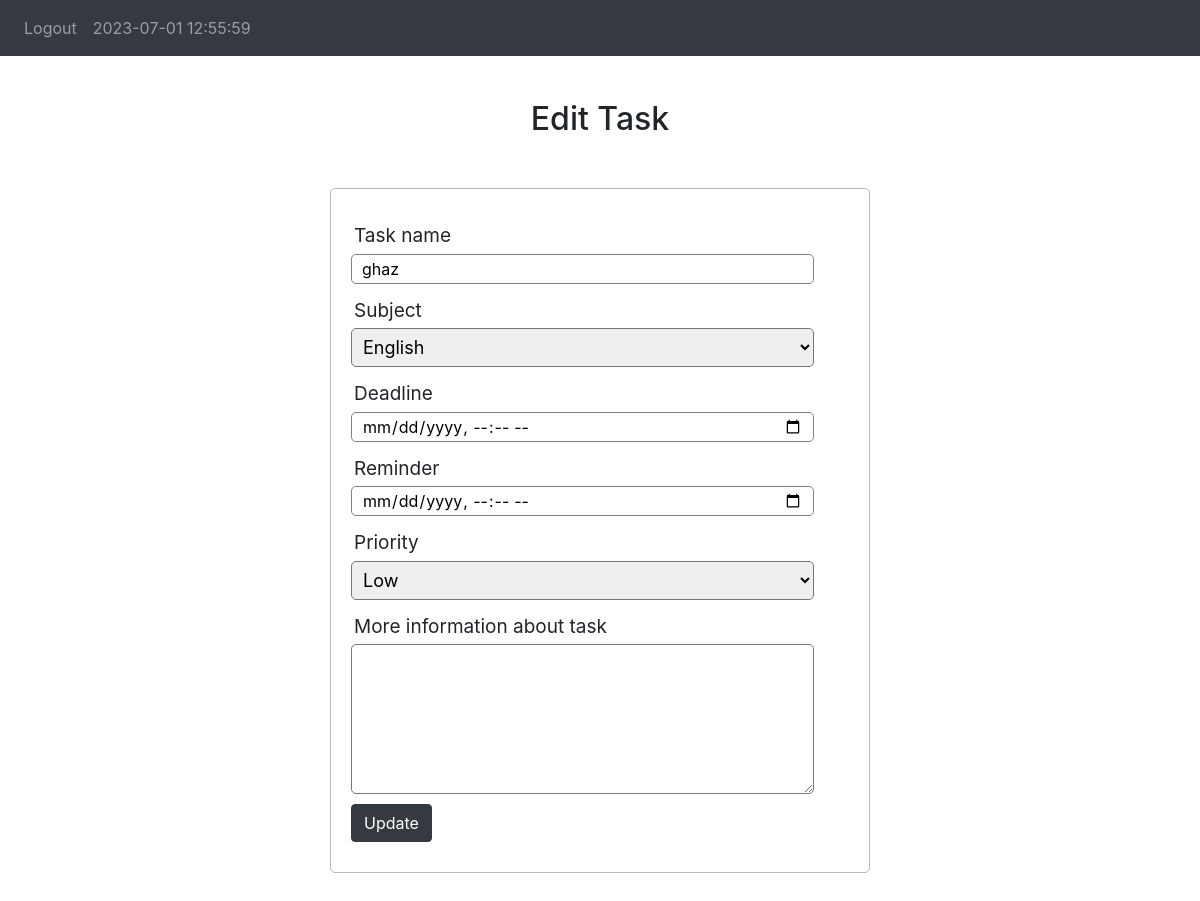
Before: /Main/edit_task.php?edit=26 with the older database file.
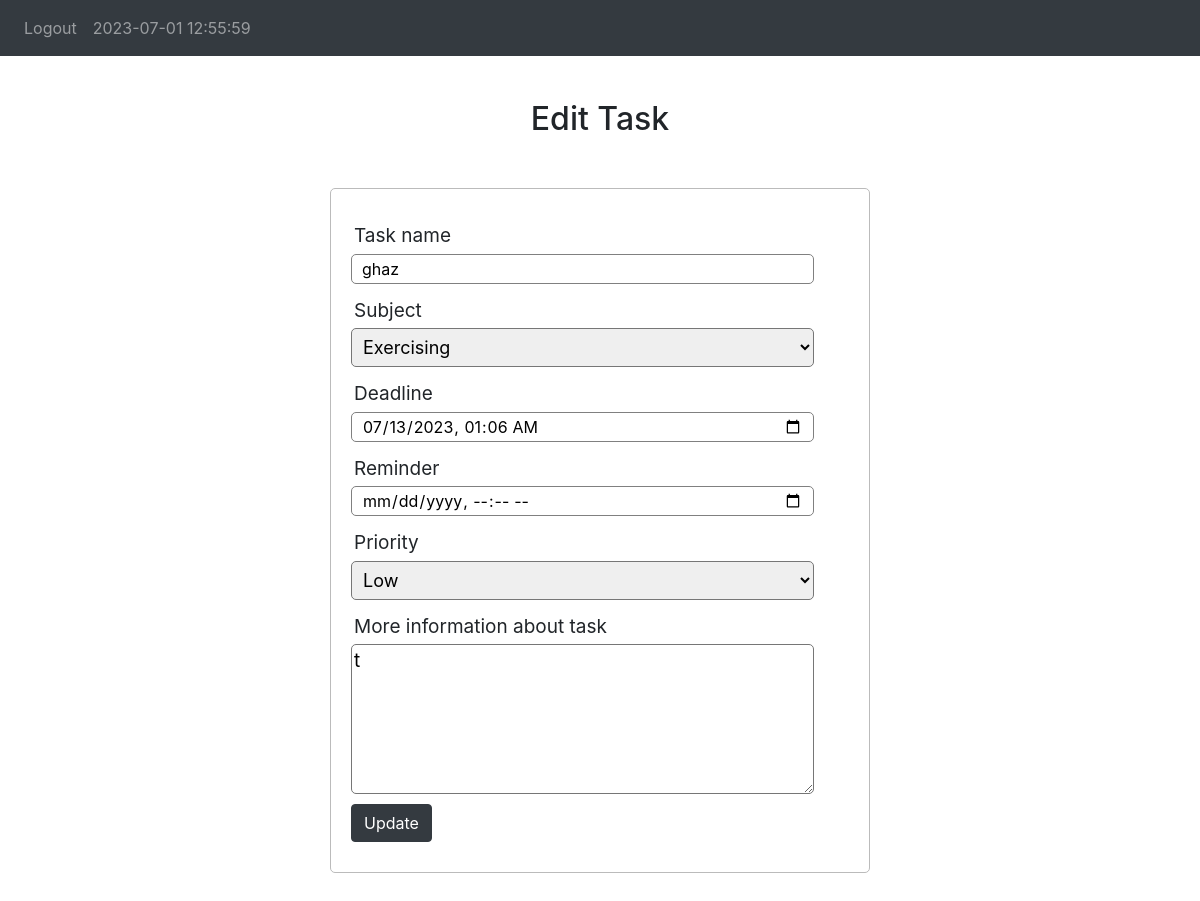
After: the same page with the newer database file.
### tables this page shows
CREATE TABLE `tasks` (
  `id` int(11) NOT NULL,
  `username` varchar(100) NOT NULL,
  `task_name` varchar(11) NOT NULL,
  `task_subject` varchar(11) DEFAULT NULL,
  `deadline` datetime NOT NULL,
  `reminder` datetime NOT NULL,
  `alert` varchar(10) NOT NULL,
  `priority` varchar(10) NOT NULL DEFAULT 'Low',
  `task_status` varchar(10) NOT NULL DEFAULT 'Undone',
  `info` varchar(300) NOT NULL
);

### Main/edit_task.php (the view, shortened to what this page needs)
<?php
    include('navbar.php');
	$conn = mysqli_connect('localhost', 'root', '', 'todo_db');
    if(isset($_GET['edit'])){
	    $id = $_GET['edit'];
    }
    $username = $_GET['user'];
    $results = mysqli_query($conn, "SELECT * FROM tasks WHERE id=$id");
    if(mysqli_num_rows($results)){
        while ($row = mysqli_fetch_array($results)) {?>
            <?php
            $task_name = $row['task_name'];
            $task_subject = $row['task_subject'];
            $deadline = $row['deadline'];
            $reminder = $row['reminder'];
            $priority = $row['priority'];
            $info = $row['info'];
        }
    }
?>
<html>
<head>
    <link rel="stylesheet" href="../style/style.css">
</head>
<body>
    <h2 style="text-align: center; margin-top: 100px;">Edit Task</h2>
    <form method="post" action="handle_tasks.php?user=<?php echo $username ?>" enctype="multipart/form-data">
		<div class="input-group">
			<label style="margin-right: 50px;">Task name</label>
            <br/>
			<input type="text" name="task_name" value="<?php echo $task_name; ?>" required>
		</div>
        <div class="input-group">
			<label style="margin-right: 50px;">Subject</label>
			<select name="task_subject" id="task_subject" style="border-radius: 5px;">
            <option><?php echo $task_subject ?></option>
            </select>
		</div>
        <div class="input-group">
			<label>Deadline</label>
            <br>
			<input type="datetime-local" id="deadline" name="deadline" value="<?php echo $deadline; ?>">
		</div>
        <div class="input-group">
			<label>Reminder</label>
            <br>
			<input type="datetime-local" id="reminder" name="reminder" value="<?php echo $reminder;?>" max="<?php echo $deadline; ?>">
		</div>
		<div class="input-group">
			<label style="margin-right:50px">Priority</label>
            <select name="priority" id="priority" style="border-radius: 5px;">
                <?php if ($priority == "Low"){?>
                    <option value="Low">Low</option>
                <?php }
                elseif ($priority == "High"){?>
                    <option value="High">High</option>
                    <option value="Medium">Medium</option>
                    <option value="Low">Low</option>
                <?php }
                elseif ($priority == "Medium"){?>
                    <option value="Medium">Medium</option>
                    <option value="High">High</option>
                    <option value="Low">Low</option>
                <?php } ?>
            </select>
		</div>
        <div class="input-group">
			<label>More information about task</label>
            <br>
			<textarea type="text" style="width:93%; height: 150px; border-radius: 5px;" name="info" ><?php echo $info; ?></textarea>
		</div>
		<div class="input-group">
            <button class="btn btn-dark" type="submit" name="update">Update</button>
        </div>
	</form>
</body>
</html>

### Main/navbar.php (shortened to what this page needs)
<head>
  <link rel="stylesheet" href="https://cdn.jsdelivr.net/npm/bootstrap@4.0.0/dist/css/bootstrap.min.css">
  <nav class="navbar navbar-expand-lg navbar-dark bg-dark fixed-top">
    <div  id="navbarSupportedContent">
      <ul class="navbar-nav">
        <li class="nav-item">
          <a class="nav-link" href="login.php" style="font-size:16px;">Logout</a>
        </li>
        <li class="nav-item">
          <a class="nav-link" style="font-size:16px;"><?php echo date('Y-m-d H:i:s') ?></a>
        </li>
      </ul>
    </div>
  </nav>
</head>

### Style/style.css (style rules this page uses)
body { font-size: 19px; }
form { width: 45%; margin: 50px auto; text-align: left; padding: 20px; border: 1px solid #bbbbbb; border-radius: 5px; }
.input-group { margin: 10px 0px 10px 0px; }
.input-group label { display: block; text-align: left; margin: 3px; }
.input-group input { height: 30px; width: 93%; padding: 5px 10px; font-size: 16px; border-radius: 5px; border: 1px solid gray; }
select { width: 93%; font-size: 18px; border-radius: 6px; padding: 7px; }

Changed rows visible on the page:
changed tasks "ghaz": task_subject "English" → "Exercising"; deadline (not shown) → "07/13/2023 01:06"; info (not shown) → "t"
